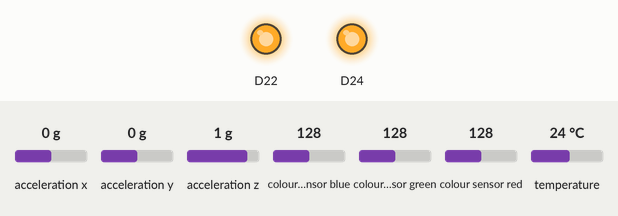
The sketch below on a simulated Arduino Nano 33 BLE. Shown: output pins drawn as LEDs (lit = HIGH). Inputs (shaded band) come from the test bench; at power-on: colour sensor blue 128, colour sensor green 128, acceleration x 0 g, acceleration y 0 g, acceleration z 1 g, colour sensor red 128, temperature 24 °C. Pins used as bus, display or sensor lines are not drawn; what the sketch prints to the serial monitor is not drawn.

Above: at 1.8 s.
1.9 s: colour sensor blue set to 120
At 2.4 s:
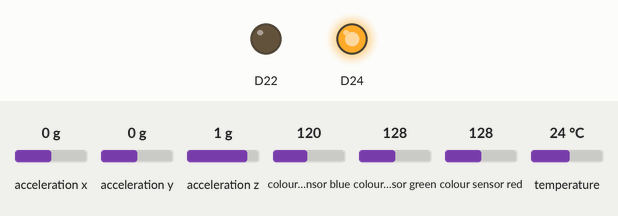
3.5 s: colour sensor green set to 5
Timing chart, 0 to 6.5 s (numbered marks = the images above; inputs shaded):
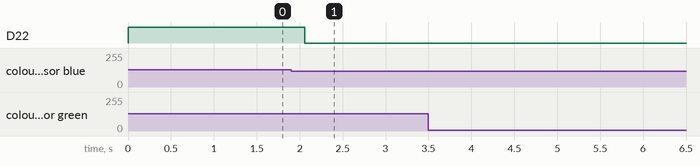

Measured:
- the behaviour switches between 124 and 123 on colour sensor blue (found by bisection; images 0 and 1)
- after the input at 1.9 s, D22: HIGH → LOW after 0.16 s

The sketch:

ChronoVerity_MVP.ino
```cpp
/*
 * IntegrisBio_MVP.ino
 * -----------------------------------------------------------------------
 * Conrad Challenge Innovation Video prototype.
 *
 * Board:      Arduino Nano 33 BLE Sense
 * Sensors:    Adafruit TCS34725 (I2C color/spectral sensor) -> Verity swatch
 *             Onboard LSM9DS1  (IMU: accel/gyro/mag)        -> shock events
 *             Onboard HTS221   (temperature/humidity)        -> thermal drift
 * Output:     Onboard RGB LED  -> GREEN / AMBER / RED viability status
 *             Serial (115200)  -> human-readable + CSV telemetry log
 *
 * This sketch is the *demonstration-scale* stand-in for the production
 * TinyML pipeline described in firmware/core-mcu/. It implements a
 * simplified, human-readable version of the PQI formula from the README
 * so the same core logic (thermal integral + shock + color delta) can be
 * shown live in the stress-test demo without requiring a trained model
 * on day one. See sensor_processing.h/.cpp for the scoring logic.
 * -----------------------------------------------------------------------
 */

#include <Wire.h>
#include <Arduino_HTS221.h>   // onboard temp/humidity
#include <Arduino_LSM9DS1.h>  // onboard IMU
#include "Adafruit_TCS34725.h"
#include "sensor_processing.h"

// ---- Onboard RGB LED pins (Nano 33 BLE Sense: active LOW) -----------------
#define LED_R LEDR
#define LED_G LEDG
#define LED_B LEDB

// ---- Color sensor instance --------------------------------------------
Adafruit_TCS34725 tcs = Adafruit_TCS34725(TCS34725_INTEGRATIONTIME_50MS,
                                           TCS34725_GAIN_4X);

// ---- Runtime state -------------------------------------------------------
IntegrisBio::SessionState session;

const uint32_t SAMPLE_INTERVAL_MS = 500;   // 2 Hz sampling, matches TinyML window cadence
uint32_t lastSampleMillis = 0;

void setStatusLed(IntegrisBio::Status status) {
  // Active-low RGB LED on the Nano 33 BLE Sense
  digitalWrite(LED_R, HIGH);
  digitalWrite(LED_G, HIGH);
  digitalWrite(LED_B, HIGH);

  switch (status) {
    case IntegrisBio::Status::VIABLE:
      digitalWrite(LED_G, LOW);           // Green
      break;
    case IntegrisBio::Status::WARNING:
      digitalWrite(LED_R, LOW);
      digitalWrite(LED_G, LOW);           // Red + Green = Amber
      break;
    case IntegrisBio::Status::BREACHED:
      digitalWrite(LED_R, LOW);           // Red
      break;
  }
}

void setup() {
  Serial.begin(115200);
  uint32_t bootWait = millis();
  while (!Serial && millis() - bootWait < 3000) {
    // wait briefly for USB serial, but don't block forever untethered
  }

  pinMode(LED_R, OUTPUT);
  pinMode(LED_G, OUTPUT);
  pinMode(LED_B, OUTPUT);
  setStatusLed(IntegrisBio::Status::VIABLE);

  Serial.println(F("=== IntegrisBio MVP — Conrad Challenge Prototype ==="));

  if (!HTS.begin()) {
    Serial.println(F("[FATAL] HTS221 temperature sensor not found."));
    while (1) { setStatusLed(IntegrisBio::Status::BREACHED); delay(250); }
  }

  if (!IMU.begin()) {
    Serial.println(F("[FATAL] LSM9DS1 IMU not found."));
    while (1) { setStatusLed(IntegrisBio::Status::BREACHED); delay(250); }
  }

  if (!tcs.begin()) {
    Serial.println(F("[FATAL] TCS34725 color sensor not found. Check SDA/SCL wiring (A4/A5)."));
    while (1) { setStatusLed(IntegrisBio::Status::BREACHED); delay(250); }
  }

  IntegrisBio::initSession(session);
  Serial.println(F("Session initialized. Baseline capture in progress..."));
  Serial.println(F("timestamp_ms,temp_c,accel_g,color_delta,pqi,status"));
}

void loop() {
  uint32_t now = millis();
  if (now - lastSampleMillis < SAMPLE_INTERVAL_MS) {
    return;
  }
  lastSampleMillis = now;

  // ---- 1. Read raw sensors ----
  float tempC = HTS.readTemperature();

  float ax = 0, ay = 0, az = 0;
  if (IMU.accelerationAvailable()) {
    IMU.readAcceleration(ax, ay, az);
  }
  float accelMagnitudeG = sqrt(ax * ax + ay * ay + az * az);

  uint16_t r, g, b, c;
  tcs.getRawData(&r, &g, &b, &c);

  // ---- 2. Feed the scoring engine ----
  IntegrisBio::SensorFrame frame;
  frame.timestampMs = now;
  frame.temperatureC = tempC;
  frame.accelMagnitudeG = accelMagnitudeG;
  frame.colorR = r;
  frame.colorG = g;
  frame.colorB = b;
  frame.colorClear = c;

  IntegrisBio::ScoreResult result = IntegrisBio::updateAndScore(session, frame);

  // ---- 3. Drive the status LED ----
  setStatusLed(result.status);

  // ---- 4. Log CSV telemetry over serial ----
  Serial.print(now);            Serial.print(',');
  Serial.print(tempC, 2);       Serial.print(',');
  Serial.print(accelMagnitudeG, 3); Serial.print(',');
  Serial.print(result.colorDelta, 2); Serial.print(',');
  Serial.print(result.pqi, 3);  Serial.print(',');
  Serial.println(IntegrisBio::statusToString(result.status));

  if (result.status == IntegrisBio::Status::BREACHED && !session.incidentLogged) {
    Serial.println(F(">>> INCIDENT LOGGED: sample integrity breach detected. <<<"));
    session.incidentLogged = true;
  }
}
```

sensor_processing.cpp
```cpp
#include "sensor_processing.h"
#include <math.h>

namespace IntegrisBio {

void initSession(SessionState& session) {
  session = SessionState();
}

static float colorEuclideanDelta(const SensorFrame& f, const SessionState& s) {
  float dr = (float)f.colorR - s.baselineColorR;
  float dg = (float)f.colorG - s.baselineColorG;
  float db = (float)f.colorB - s.baselineColorB;
  return sqrtf(dr * dr + dg * dg + db * db);
}

ScoreResult updateAndScore(SessionState& session, const SensorFrame& frame) {
  // --- Capture baseline on first frame ---
  if (!session.baselineCaptured) {
    session.baselineTempC = frame.temperatureC;
    session.baselineColorR = frame.colorR;
    session.baselineColorG = frame.colorG;
    session.baselineColorB = frame.colorB;
    session.lastUpdateMs = frame.timestampMs;
    session.baselineCaptured = true;
  }

  float dtSeconds = (frame.timestampMs - session.lastUpdateMs) / 1000.0f;
  if (dtSeconds < 0) dtSeconds = 0;  // guard against millis() rollover
  session.lastUpdateMs = frame.timestampMs;

  // --- Thermal integral: accumulate only the *excess* above the envelope ---
  float excessTemp = frame.temperatureC - (session.baselineTempC + TEMP_ENVELOPE_C);
  if (excessTemp > 0) {
    session.thermalIntegral += excessTemp * dtSeconds;
  }

  // --- Shock accumulator: count only meaningful impacts, not resting 1G gravity ---
  float shockExcess = frame.accelMagnitudeG - (1.0f + SHOCK_THRESHOLD_G);
  if (shockExcess > 0) {
    session.shockAccumulator += shockExcess;
  }

  // --- Color delta vs. baseline swatch reading ---
  float colorDelta = colorEuclideanDelta(frame, session);

  // --- Composite PQI ---
  float pqi = 1.0f - (W_THERMAL * session.thermalIntegral +
                       W_SHOCK * session.shockAccumulator +
                       W_COLOR * colorDelta);

  if (pqi < 0.0f) pqi = 0.0f;
  if (pqi > 1.0f) pqi = 1.0f;

  Status status;
  if (pqi >= PQI_WARNING_THRESHOLD) {
    status = Status::VIABLE;
  } else if (pqi >= PQI_BREACH_THRESHOLD) {
    status = Status::WARNING;
  } else {
    status = Status::BREACHED;
  }

  return ScoreResult{pqi, colorDelta, status};
}

const char* statusToString(Status status) {
  switch (status) {
    case Status::VIABLE:   return "VIABLE";
    case Status::WARNING:  return "WARNING";
    case Status::BREACHED: return "BREACHED";
    default:                return "UNKNOWN";
  }
}

}  // namespace IntegrisBio
```

sensor_processing.h
```cpp
/*
 * sensor_processing.h
 * -----------------------------------------------------------------------
 * Lightweight, dependency-free implementation of the Pre-Analytical
 * Quality Index (PQI) suitable for a Cortex-M4F running on an Arduino
 * Nano 33 BLE Sense. This mirrors the structure of the production
 * TinyML model (firmware/core-mcu/tinyml/) but uses hand-tuned weights
 * and simple running statistics instead of a trained INT8 network, so
 * the Conrad Challenge demo does not depend on having training data
 * before the video is filmed.
 *
 * PQI(t) = 1.0 - ( w1*thermalIntegral + w2*shockSum + w3*vocSlope(unused on MVP)
 *                  + w4*colorDelta )
 *
 * The MVP omits VOC sensing (no MOX gas sensor on the BOM) — w3 is kept
 * at zero here and is reintroduced in the production firmware once the
 * BME688 is integrated.
 * -----------------------------------------------------------------------
 */

#ifndef IntegrisBio_SENSOR_PROCESSING_H
#define IntegrisBio_SENSOR_PROCESSING_H

#include <Arduino.h>

namespace IntegrisBio {

enum class Status : uint8_t { VIABLE, WARNING, BREACHED };

struct SensorFrame {
  uint32_t timestampMs;
  float temperatureC;
  float accelMagnitudeG;   // magnitude of the 3-axis accel vector, in g
  uint16_t colorR, colorG, colorB, colorClear;
};

struct SessionState {
  bool baselineCaptured = false;
  float baselineTempC = 0.0f;
  float baselineColorR = 0.0f, baselineColorG = 0.0f, baselineColorB = 0.0f;
  float thermalIntegral = 0.0f;   // running ∫ΔT dt, degree-seconds above envelope
  float shockAccumulator = 0.0f;  // running ΣG_impact for events above threshold
  uint32_t lastUpdateMs = 0;
  bool incidentLogged = false;
};

struct ScoreResult {
  float pqi;
  float colorDelta;
  Status status;
};

// Weights tuned for demo sensitivity, not clinically validated.
constexpr float W_THERMAL = 0.015f;   // per degree-second above envelope
constexpr float W_SHOCK   = 0.08f;    // per g-unit above the 2.0G quiet-baseline
constexpr float W_COLOR   = 0.004f;   // per unit of Euclidean RGB drift

constexpr float TEMP_ENVELOPE_C = 4.0f;     // cold-chain holding baseline, adjust for tissue vs. liquid workflow
constexpr float SHOCK_THRESHOLD_G = 2.0f;   // accel magnitude above which motion counts as a "shock" event
constexpr float PQI_WARNING_THRESHOLD = 0.85f;
constexpr float PQI_BREACH_THRESHOLD  = 0.70f;

void initSession(SessionState& session);
ScoreResult updateAndScore(SessionState& session, const SensorFrame& frame);
const char* statusToString(Status status);

}  // namespace IntegrisBio

#endif  // IntegrisBio_SENSOR_PROCESSING_H
```
